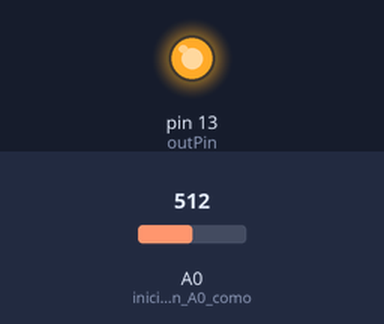
The sketch below on a simulated Arduino Uno, built with avr-gcc and run on an emulated ATmega328P. On the bench: output pins drawn as LEDs (lit = HIGH). The inputs (shaded band) are chosen by the test bench; at power-on: A0 (inicializo_el_pin_A0_como) = 512.

Above: at 1.2 s.
1.3 s: A0 (inicializo_el_pin_A0_como) set to 203
2.8 s: A0 (inicializo_el_pin_A0_como) set to 182
At 4.0 s:
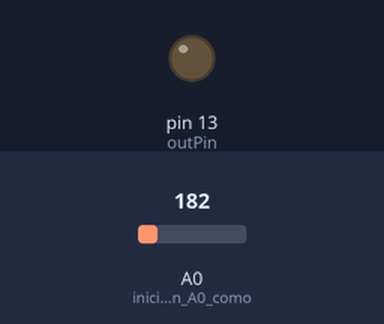
4.3 s: A0 (inicializo_el_pin_A0_como) set to 200
At 5.3 s:
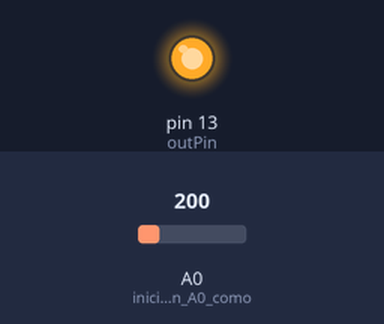
5.8 s: A0 (inicializo_el_pin_A0_como) set to 180
At 6.4 s:
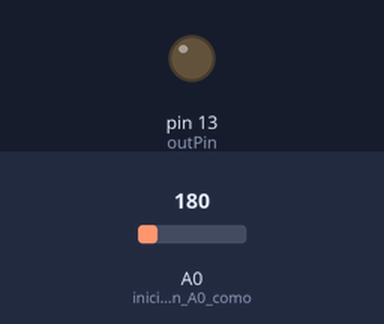
Timing chart, 0 to 8.3 s (numbered marks = the images above; inputs shaded):
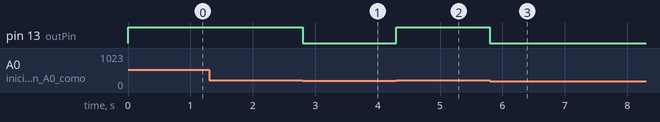

Measured:
- the behaviour switches between 191 and 190 on A0 (inicializo_el_pin_A0_como) (found by bisection; images 0 and 1)
- after the input at 1.3 s, every drawn part: stays the same
- after the input at 2.8 s, pin 13 (outPin): HIGH → LOW at once
- after the input at 4.3 s, pin 13 (outPin): LOW → HIGH at once
- after the input at 5.8 s, pin 13 (outPin): HIGH → LOW at once

The sketch:

Practica1LED.ino
```cpp
int tiempo1;
int tiempo2;
int tiempo3;
const int outPin =  13;      // el número del pin
int estado = 0;         //variable de entrada
void setup() {
  pinMode(outPin, OUTPUT); // inicializo el led como output
  pinMode(A0, INPUT);        // inicializo el pin A0 como input
}
void loop() {
  estado = analogRead(A0); //leo la entrada
  if (estado>190) {
    digitalWrite(outPin, HIGH); //enciendo el LED
    tiempo1=millis();           //anoto cuando se ha pulsado
  } else {
    digitalWrite(outPin, LOW);   //apago el LED
    tiempo2=millis();   //anoto el tiempo cuando se ha apagado
    if(tiempo1>2){      //si antes se ha pulsado
    tiempo3=tiempo2-tiempo1;  //calculo el gradiente de tiempo
    Serial.print(tiempo3);    //lo muestro
    Serial.println(" ms");    //retorno de carro
    }
  }
}
```
